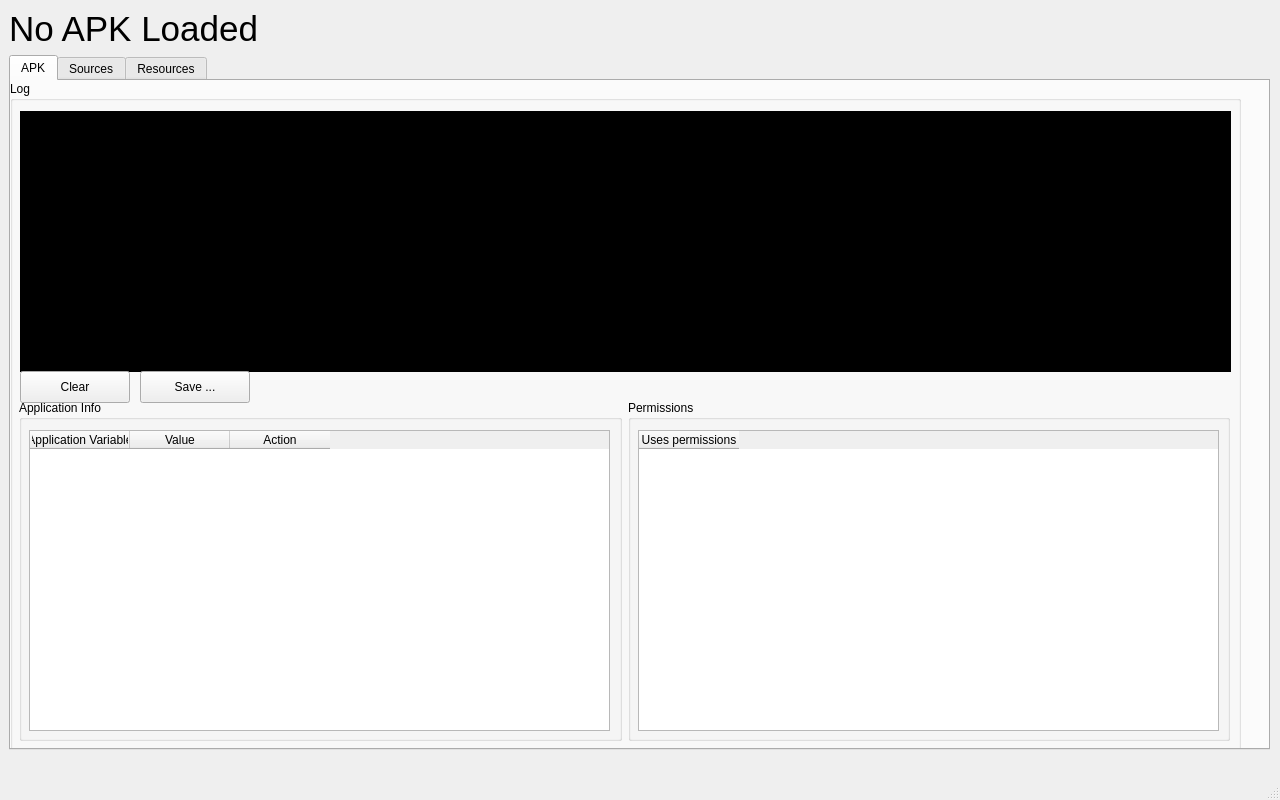
<?xml version="1.0" encoding="UTF-8"?>
<ui version="4.0">
 <class>MainWindow</class>
 <widget class="QMainWindow" name="MainWindow">
  <property name="windowModality">
   <enum>Qt::NonModal</enum>
  </property>
  <property name="geometry">
   <rect>
    <x>0</x>
    <y>0</y>
    <width>1280</width>
    <height>800</height>
   </rect>
  </property>
  <property name="windowTitle">
   <string>ARES</string>
  </property>
  <widget class="QWidget" name="centralwidget">
   <property name="sizePolicy">
    <sizepolicy hsizetype="Minimum" vsizetype="Maximum">
     <horstretch>1</horstretch>
     <verstretch>1</verstretch>
    </sizepolicy>
   </property>
   <widget class="QWidget" name="verticalLayoutWidget">
    <property name="geometry">
     <rect>
      <x>9</x>
      <y>9</y>
      <width>1261</width>
      <height>741</height>
     </rect>
    </property>
    <layout class="QVBoxLayout" name="verticalLayout_2">
     <item>
      <widget class="QLabel" name="loadedAPK_label">
       <property name="sizePolicy">
        <sizepolicy hsizetype="Preferred" vsizetype="Maximum">
         <horstretch>0</horstretch>
         <verstretch>0</verstretch>
        </sizepolicy>
       </property>
       <property name="font">
        <font>
         <pointsize>26</pointsize>
        </font>
       </property>
       <property name="text">
        <string>No APK Loaded</string>
       </property>
      </widget>
     </item>
     <item>
      <widget class="QTabWidget" name="tabWidget">
       <property name="sizePolicy">
        <sizepolicy hsizetype="Preferred" vsizetype="Expanding">
         <horstretch>0</horstretch>
         <verstretch>0</verstretch>
        </sizepolicy>
       </property>
       <property name="currentIndex">
        <number>0</number>
       </property>
       <widget class="QWidget" name="tab_3">
        <property name="sizePolicy">
         <sizepolicy hsizetype="Preferred" vsizetype="Preferred">
          <horstretch>0</horstretch>
          <verstretch>0</verstretch>
         </sizepolicy>
        </property>
        <attribute name="title">
         <string>APK</string>
        </attribute>
        <widget class="QWidget" name="verticalLayoutWidget_2">
         <property name="geometry">
          <rect>
           <x>-1</x>
           <y>0</y>
           <width>1231</width>
           <height>671</height>
          </rect>
         </property>
         <layout class="QVBoxLayout" name="verticalLayout_3">
          <item>
           <widget class="QGroupBox" name="groupBox_2">
            <property name="title">
             <string>Log</string>
            </property>
            <widget class="QTextBrowser" name="logArea">
             <property name="enabled">
              <bool>true</bool>
             </property>
             <property name="geometry">
              <rect>
               <x>10</x>
               <y>30</y>
               <width>1211</width>
               <height>261</height>
              </rect>
             </property>
             <property name="autoFillBackground">
              <bool>false</bool>
             </property>
             <property name="styleSheet">
              <string notr="true">background-color:black;</string>
             </property>
            </widget>
            <widget class="QPushButton" name="clearLogBtn">
             <property name="geometry">
              <rect>
               <x>10</x>
               <y>290</y>
               <width>110</width>
               <height>32</height>
              </rect>
             </property>
             <property name="text">
              <string>Clear</string>
             </property>
            </widget>
            <widget class="QPushButton" name="saveLogBtn">
             <property name="geometry">
              <rect>
               <x>130</x>
               <y>290</y>
               <width>110</width>
               <height>32</height>
              </rect>
             </property>
             <property name="text">
              <string>Save ...</string>
             </property>
            </widget>
            <widget class="QWidget" name="horizontalLayoutWidget_2">
             <property name="geometry">
              <rect>
               <x>9</x>
               <y>319</y>
               <width>1211</width>
               <height>341</height>
              </rect>
             </property>
             <layout class="QHBoxLayout" name="horizontalLayout_2">
              <item>
               <widget class="QGroupBox" name="groupBox_4">
                <property name="title">
                 <string>Application Info</string>
                </property>
                <widget class="QTableWidget" name="appInfoTable">
                 <property name="geometry">
                  <rect>
                   <x>10</x>
                   <y>30</y>
                   <width>581</width>
                   <height>301</height>
                  </rect>
                 </property>
                 <property name="editTriggers">
                  <set>QAbstractItemView::NoEditTriggers</set>
                 </property>
                 <property name="selectionMode">
                  <enum>QAbstractItemView::SingleSelection</enum>
                 </property>
                 <property name="selectionBehavior">
                  <enum>QAbstractItemView::SelectRows</enum>
                 </property>
                 <column>
                  <property name="text">
                   <string>Application Variable</string>
                  </property>
                 </column>
                 <column>
                  <property name="text">
                   <string>Value</string>
                  </property>
                 </column>
                 <column>
                  <property name="text">
                   <string>Action</string>
                  </property>
                 </column>
                </widget>
               </widget>
              </item>
              <item>
               <widget class="QGroupBox" name="groupBox_3">
                <property name="title">
                 <string>Permissions</string>
                </property>
                <widget class="QTableWidget" name="permsTable">
                 <property name="geometry">
                  <rect>
                   <x>10</x>
                   <y>30</y>
                   <width>581</width>
                   <height>301</height>
                  </rect>
                 </property>
                 <property name="editTriggers">
                  <set>QAbstractItemView::NoEditTriggers</set>
                 </property>
                 <property name="showGrid">
                  <bool>true</bool>
                 </property>
                 <column>
                  <property name="text">
                   <string>Uses permissions</string>
                  </property>
                 </column>
                </widget>
               </widget>
              </item>
             </layout>
            </widget>
           </widget>
          </item>
         </layout>
        </widget>
       </widget>
       <widget class="QWidget" name="tab_4">
        <attribute name="title">
         <string>Sources</string>
        </attribute>
        <widget class="QGroupBox" name="groupBox">
         <property name="geometry">
          <rect>
           <x>10</x>
           <y>40</y>
           <width>281</width>
           <height>591</height>
          </rect>
         </property>
         <property name="title">
          <string>Sources</string>
         </property>
         <widget class="QWidget" name="tree_area" native="true">
          <property name="geometry">
           <rect>
            <x>10</x>
            <y>30</y>
            <width>251</width>
            <height>551</height>
           </rect>
          </property>
         </widget>
        </widget>
        <widget class="QWidget" name="sourceTextWidget" native="true">
         <property name="geometry">
          <rect>
           <x>300</x>
           <y>0</y>
           <width>911</width>
           <height>621</height>
          </rect>
         </property>
        </widget>
        <widget class="QWidget" name="horizontalLayoutWidget">
         <property name="geometry">
          <rect>
           <x>10</x>
           <y>0</y>
           <width>294</width>
           <height>41</height>
          </rect>
         </property>
         <layout class="QHBoxLayout" name="horizontalLayout">
          <item>
           <widget class="QPushButton" name="saveJavaSources">
            <property name="text">
             <string>Save ...</string>
            </property>
           </widget>
          </item>
          <item>
           <widget class="QPushButton" name="showManifestBtn">
            <property name="text">
             <string>Manifest ...</string>
            </property>
           </widget>
          </item>
          <item>
           <widget class="QPushButton" name="showStringsBtn">
            <property name="text">
             <string>Strings ...</string>
            </property>
           </widget>
          </item>
         </layout>
        </widget>
       </widget>
       <widget class="QWidget" name="tab">
        <attribute name="title">
         <string>Resources</string>
        </attribute>
        <widget class="QGroupBox" name="groupBox_5">
         <property name="geometry">
          <rect>
           <x>0</x>
           <y>0</y>
           <width>281</width>
           <height>631</height>
          </rect>
         </property>
         <property name="title">
          <string>Files from APK</string>
         </property>
         <widget class="QTableWidget" name="resourceFileTable">
          <property name="geometry">
           <rect>
            <x>10</x>
            <y>30</y>
            <width>256</width>
            <height>591</height>
           </rect>
          </property>
          <property name="verticalScrollBarPolicy">
           <enum>Qt::ScrollBarAlwaysOn</enum>
          </property>
          <property name="horizontalScrollBarPolicy">
           <enum>Qt::ScrollBarAlwaysOn</enum>
          </property>
          <property name="autoScroll">
           <bool>true</bool>
          </property>
          <column>
           <property name="text">
            <string>Filename</string>
           </property>
          </column>
         </widget>
        </widget>
        <widget class="QGroupBox" name="groupBox_6">
         <property name="geometry">
          <rect>
           <x>290</x>
           <y>0</y>
           <width>921</width>
           <height>511</height>
          </rect>
         </property>
         <property name="title">
          <string>Viewer</string>
         </property>
         <widget class="QLabel" name="graphicview">
          <property name="geometry">
           <rect>
            <x>10</x>
            <y>30</y>
            <width>901</width>
            <height>461</height>
           </rect>
          </property>
          <property name="text">
           <string>Graphic</string>
          </property>
         </widget>
        </widget>
        <widget class="QGroupBox" name="groupBox_7">
         <property name="geometry">
          <rect>
           <x>290</x>
           <y>500</y>
           <width>921</width>
           <height>121</height>
          </rect>
         </property>
         <property name="title">
          <string>File Info</string>
         </property>
         <widget class="QTextEdit" name="fileResourceInfo">
          <property name="geometry">
           <rect>
            <x>10</x>
            <y>30</y>
            <width>901</width>
            <height>78</height>
           </rect>
          </property>
         </widget>
        </widget>
       </widget>
      </widget>
     </item>
    </layout>
   </widget>
  </widget>
  <widget class="QMenuBar" name="menubar">
   <property name="geometry">
    <rect>
     <x>0</x>
     <y>0</y>
     <width>1280</width>
     <height>22</height>
    </rect>
   </property>
  </widget>
  <widget class="QStatusBar" name="statusbar"/>
 </widget>
 <resources/>
 <connections/>
</ui>
